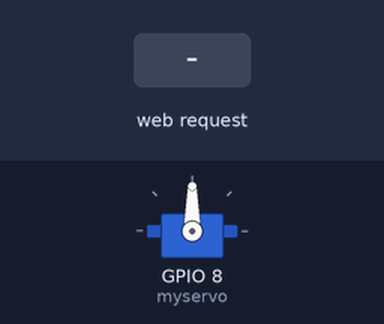
Recording of a sketch running on a simulated ESP8266 (NodeMCU). Shown: servo. The test bench sets the inputs (shaded band). WiFi joins after 1.5 s; servers stay silent unless stated; what the sketch prints to the serial monitor is not drawn.

Above: at 3.2 s.
3.3 s: HTTP request GET /control?command=move received
At 3.75 s:
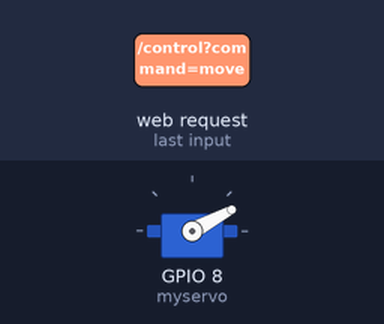
At 9.9 s:
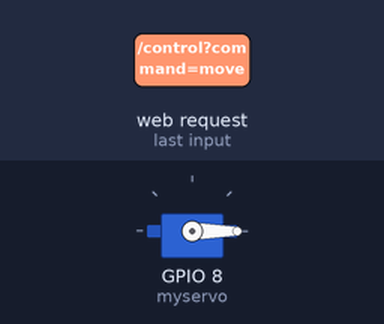
Timing chart, 0 to 11.4 s (numbered marks = the images above; inputs shaded):
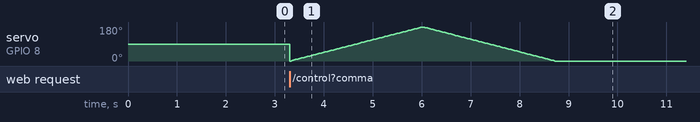

The sketch:

FINAL_MOVE_SERVO.ino
```cpp
#include <ESP8266WiFi.h>
#include <ESP8266WebServer.h>
#include <Servo.h>

//
//const char* ssid = "RAturtle2_5G";
//const char* password = "RNA12345";
const char* ssid = "Airtel_anan_5586";
const char* password = "air25684";

ESP8266WebServer server(80);
Servo myservo;  // create servo object to control a servo
int pos = 0;    // variable to store the servo position

void setup() {
  Serial.begin(115200);
  myservo.attach(8);  // attaches the servo on GPIO2 to the servo object

  WiFi.begin(ssid, password);
  while (WiFi.status() != WL_CONNECTED) {
    delay(1000);
    Serial.println("Connecting to WiFi...");
  }

  Serial.println("WiFi connected");
  Serial.println("IP address: ");
  Serial.println(WiFi.localIP());

  server.on("/control", HTTP_GET, []() {
    String command = server.arg("command");
    if (command == "move") {
      for (pos = 0; pos <= 180; pos += 1) {
        myservo.write(pos);
        delay(15);
      }
      for (pos = 180; pos >= 0; pos -= 1) {
        myservo.write(pos);
        delay(15);
      }
      server.send(200, "text/plain", "OK");
    } else if (command == "nomove") {
      // Do nothing, servo stays in its current position
      server.send(200, "text/plain", "Servo not moved");
    }
  });

  server.begin();
}

void loop() {
  server.handleClient();
}
```
